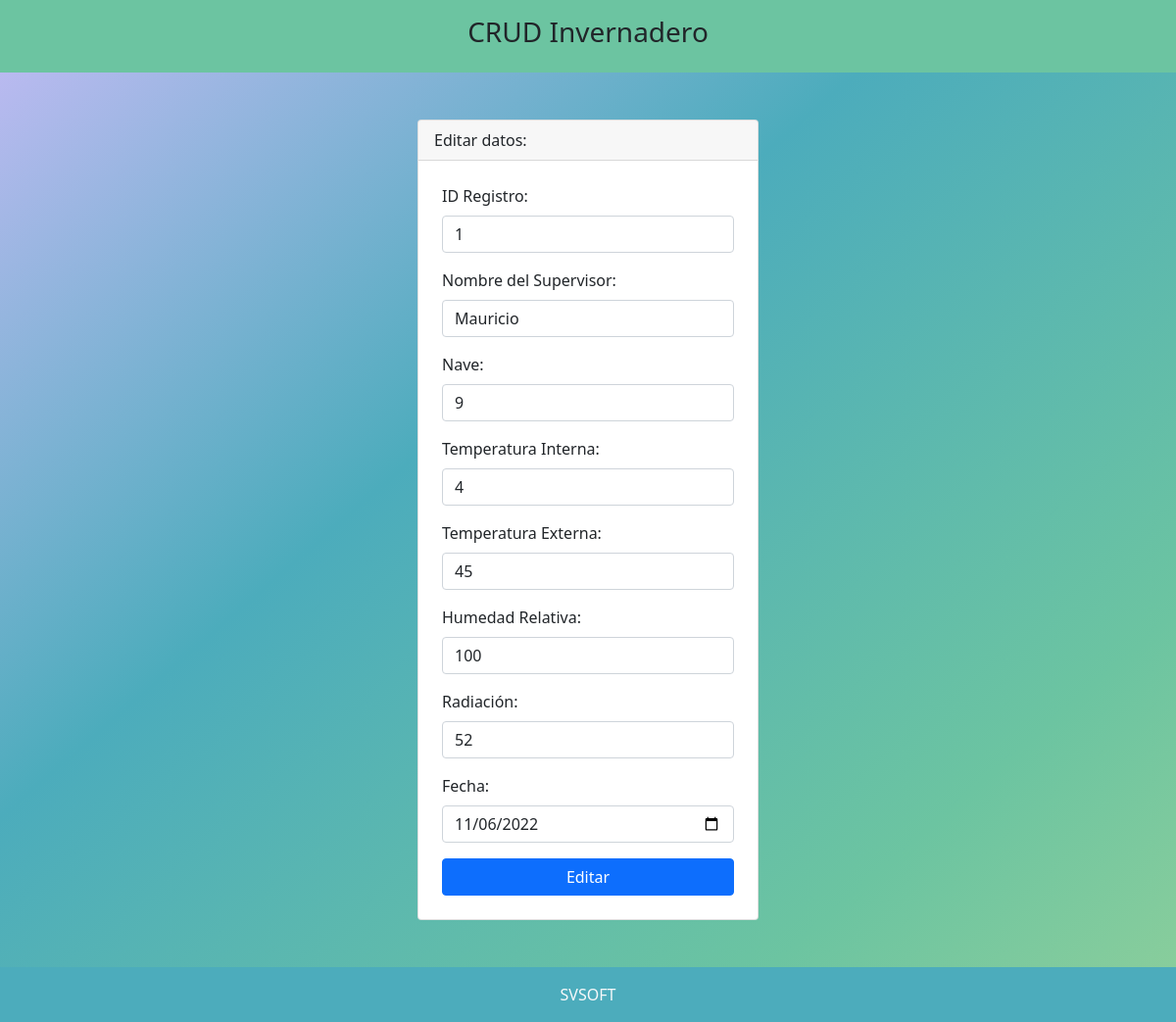
/negocio/ModificarInvernadero.php?idRegistro=1, run on the app's committed database.
### tables this page shows
CREATE TABLE `invernadero` (
  `idRegistro` int(11) NOT NULL AUTO_INCREMENT,
  `nombreSupervisor` varchar(40) NOT NULL,
  `nave` int(11) NOT NULL,
  `tempInterna` varchar(10) NOT NULL,
  `temExterna` varchar(10) NOT NULL,
  `humeRelativa` varchar(10) NOT NULL,
  `radiacion` varchar(10) NOT NULL,
  `fecha` date NOT NULL,
  PRIMARY KEY (`idRegistro`)
);

### negocio/ModificarInvernadero.php (the view, shortened to what this page needs)
<?php include 'template/headerInvernadero.php' ?>
<link rel="stylesheet" href="css/fondoEstatico.css">
<link rel="stylesheet" href="css/bootstrap.css">
<?php
    include_once 'model/conexionPersona.php';
    $idRegistro = $_GET['idRegistro'];
    $sentencia = $bd->prepare("select * from invernadero where idRegistro = ?;");
    $sentencia->execute([$idRegistro]);
    $registro = $sentencia->fetch(PDO::FETCH_OBJ);
?>
<div class="container mt-5">
    <div class="row justify-content-center">
        <div class="col-md-4">
            <div class="card">
                <div class="card-header">
                Editar datos:
                </div>
                <form class="p-4" method="POST" action="ModificarProcesoInvernadero.php">
                    <div class="mb-3">
                        <label class="form-label">ID Registro: </label>
                        <input type="text" class="form-control" name="txtIdRegistro" autofocus required value="<?php echo $registro->idRegistro; ?>">
                    </div>
                    <div class="mb-3">
                        <label class="form-label">Nombre del Supervisor: </label>
                    <input type="text" class="form-control" name="txtNombreSupervisor" autofocus required value="<?php echo $registro->nombreSupervisor; ?>">
                    </div>
                    <div class="mb-3">
                        <label class="form-label">Nave: </label>
                        <input type="text" class="form-control" name="txtNave" autofocus required value="<?php echo $registro->nave; ?>">
                    </div>
                    <div class="mb-3">
                        <label class="form-label">Temperatura Interna: </label>
                        <input type="text" class="form-control" name="txtTempInt" autofocus required value="<?php echo $registro->tempInterna; ?>">
                    </div>
                    <div class="mb-3">
                        <label class="form-label">Temperatura Externa: </label>
                        <input type="text" class="form-control" name="txtTempExt" autofocus required value="<?php echo $registro->temExterna; ?>">
                    </div>
                    <div class="mb-3">
                        <label class="form-label">Humedad Relativa: </label>
                        <input type="text" class="form-control" name="txtHumedad" autofocus required value="<?php echo $registro->humeRelativa; ?>">
                    </div>
                    <div class="mb-3">
                        <label class="form-label">Radiación: </label>
                        <input type="text" class="form-control" name="txtRadiacion" autofocus required value="<?php echo $registro->radiacion; ?>">
                    </div>
                    <div class="mb-3">
                        <label class="form-label">Fecha: </label>
                        <input type="date" class="form-control" name="txtFecha" autofocus required value="<?php echo $registro->fecha; ?>">
                    </div>
                    <div class="d-grid">
                        <input type="submit" class="btn btn-primary" value="Editar">
                    </div>
                </form>
            </div>
        </div>
    </div>
</div>
<br></br>
<?php include 'template/footerInvernadero.php' ?>

### negocio/presentacion/css/SvSoft.css (style rules this page uses)
body { box-sizing: border-box; font-family: monospace; margin: 20px; }

### negocio/css/fondoEstatico.css (style rules this page uses)
body { font-family: sans-serif; display: grid; color: white; width: 100%; height: 100%; background-image: linear-gradient( to bottom right, #C4BBF5 0%, #4CACBC 20%, #6CC4A1 40%, #Add995 60%, #F6E9C5 80% ); background-size: 200% 200%; }

### data on the page
invernadero: txtIdRegistro "1", txtNombreSupervisor "Mauricio", txtNave "9", txtTempInt "4", txtTempExt "45", txtHumedad "100", txtRadiacion "52", txtFecha "11/06/2022"
